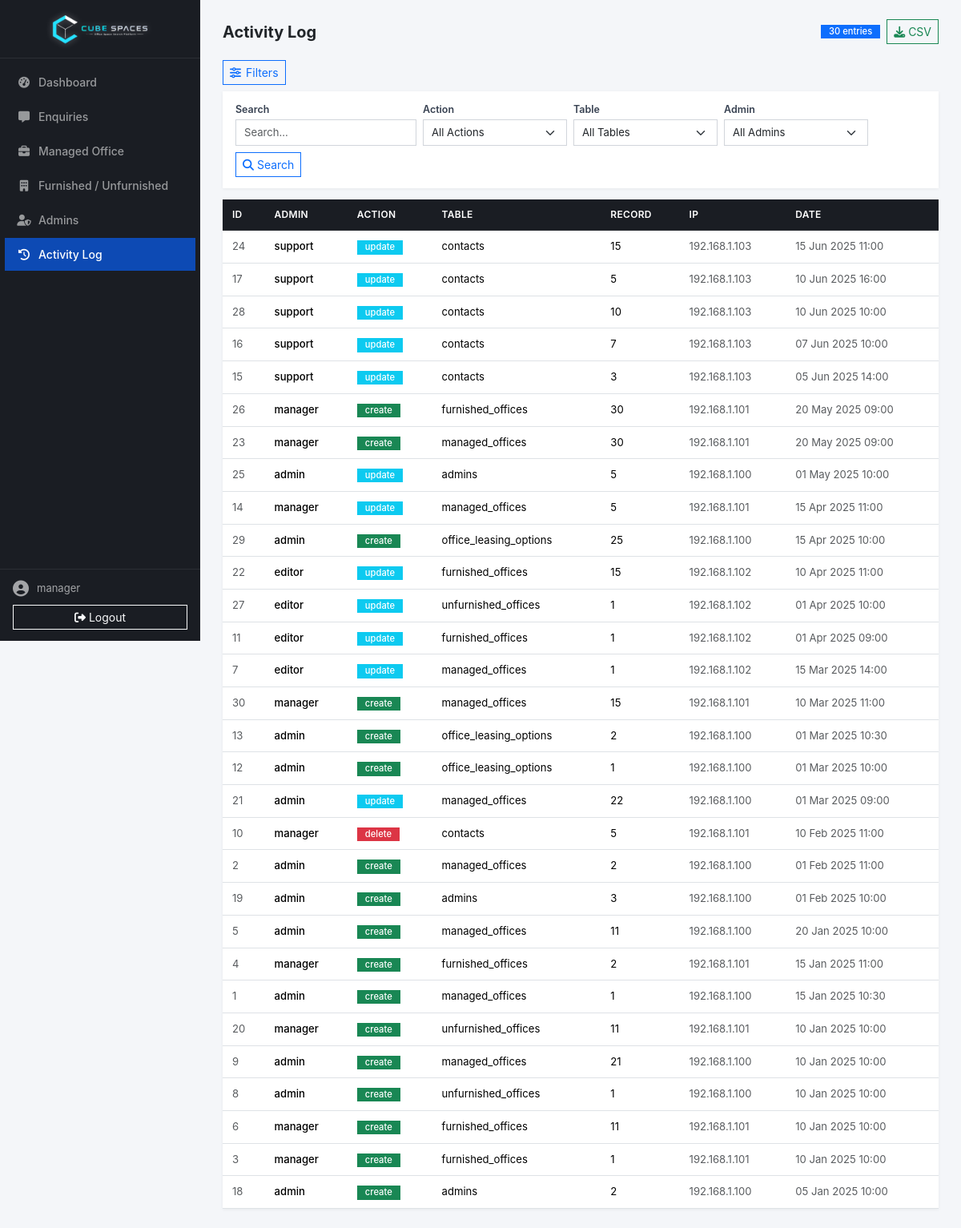
Screenshot of /admin/activity.php (signed in) with the database file from the repository.
### tables this page shows
CREATE TABLE IF NOT EXISTS `activity_log` (
  `id` int NOT NULL AUTO_INCREMENT PRIMARY KEY,
  `admin_id` int,
  `admin_username` varchar(100),
  `action` varchar(50),
  `table_name` varchar(100),
  `record_id` int,
  `details` json,
  `ip_address` varchar(50),
  `created_at` timestamp DEFAULT CURRENT_TIMESTAMP,
  KEY `admin_id` (`admin_id`),
  KEY `created_at` (`created_at`)
);

### admin/activity.php (the view, shortened to what this page needs)
<?php
require_once __DIR__ . '/layout.php';
$adminListPage = max(1, (int)($_GET['p'] ?? 1));
$adminPerPage = 50;
$adminOffset = ($adminListPage - 1) * $adminPerPage;
$search = trim($_GET['search'] ?? '');
$conditions = [];
$params = [];
$types = '';
$whereClause = !empty($conditions) ? ' WHERE ' . implode(' AND ', $conditions) : '';
$countSql = "SELECT COUNT(*) as cnt FROM activity_log$whereClause";
if (!empty($params)) {
    $countStmt = mysqli_prepare($conn, $countSql);
    mysqli_stmt_bind_param($countStmt, $types, ...$params);
    mysqli_stmt_execute($countStmt);
    $activityTotal = (int)mysqli_fetch_assoc(mysqli_stmt_get_result($countStmt))['cnt'];
    mysqli_stmt_close($countStmt);
} else {
    $activityTotal = (int)mysqli_fetch_assoc(mysqli_query($conn, $countSql))['cnt'];
}
$dataSql = "SELECT * FROM activity_log$whereClause ORDER BY created_at DESC LIMIT $adminPerPage OFFSET $adminOffset";
if (!empty($params)) {
    $dataStmt = mysqli_prepare($conn, $dataSql);
    if ($dataStmt) {
        mysqli_stmt_bind_param($dataStmt, $types, ...$params);
        mysqli_stmt_execute($dataStmt);
        $result = mysqli_stmt_get_result($dataStmt);
    } else {
        $result = false;
    }
} else {
    $result = mysqli_query($conn, $dataSql);
}
$exportUrl = 'activity.php?export=1';
?>
<div class="page-header">
    <h4>Activity Log</h4>
    <div class="d-flex align-items-center gap-2">
        <span class="badge bg-primary"><?= $activityTotal ?> entries</span>
        <a href="<?= $exportUrl ?>" class="btn btn-outline-success btn-sm" title="Export CSV"><i class="fa-solid fa-download"></i> CSV</a>
    </div>
</div>
<button class="btn btn-sm btn-outline-primary admin-filter-toggle mb-2" type="button" data-bs-toggle="collapse" data-bs-target="#activityFilters" aria-expanded="true">
    <i class="fa-solid fa-sliders-h"></i> Filters
</button>
<div class="collapse show admin-filter-section" id="activityFilters">
    <form method="get" class="d-flex flex-wrap gap-2">
        <div>
            <div class="filter-label">Search</div>
            <input type="search" name="search" class="form-control form-control-sm" placeholder="Search..." value="<?= htmlspecialchars($search) ?>">
        </div>
        <div>
            <div class="filter-label">Action</div>
            <select name="action" class="form-select form-select-sm" onchange="this.form.submit()">
                <option value="">All Actions</option>
            </select>
        </div>
        <div>
            <div class="filter-label">Table</div>
            <select name="table" class="form-select form-select-sm" onchange="this.form.submit()">
                <option value="">All Tables</option>
            </select>
        </div>
        <div>
            <div class="filter-label">Admin</div>
            <select name="admin" class="form-select form-select-sm" onchange="this.form.submit()">
                <option value="">All Admins</option>
            </select>
        </div>
        <div class="d-flex gap-2">
            <button type="submit" class="btn btn-sm btn-outline-primary"><i class="fa-solid fa-search"></i> Search</button>
        </div>
    </form>
</div>
<div class="admin-card">
    <div class="table-wrap">
        <div class="table-responsive">
            <table class="table table-hover align-middle mb-0 small">
                <thead>
                    <tr>
                        <th scope="col">ID</th><th scope="col">Admin</th><th scope="col">Action</th><th scope="col">Table</th><th scope="col">Record</th><th scope="col">IP</th><th scope="col">Date</th>
                    </tr>
                </thead>
                <tbody>
                    <?php if ($result && mysqli_num_rows($result) > 0): ?>
                    <?php while ($row = mysqli_fetch_assoc($result)): ?>
                    <tr>
                        <td class="text-muted"><?= $row['id'] ?></td>
                        <td class="fw-medium"><?= htmlspecialchars($row['admin_username']) ?></td>
                        <td><span class="badge bg-<?= $row['action'] === 'delete' ? 'danger' : ($row['action'] === 'create' ? 'success' : 'info') ?>"><?= htmlspecialchars($row['action']) ?></span></td>
                        <td><?= htmlspecialchars($row['table_name'] ?? '—') ?></td>
                        <td><?= $row['record_id'] ?? '—' ?></td>
                        <td class="text-muted"><?= htmlspecialchars($row['ip_address'] ?? '—') ?></td>
                        <td class="text-muted"><?= date('d M Y H:i', strtotime($row['created_at'])) ?></td>
                    </tr>
                    <?php endwhile; ?>
                    <?php else: ?>
                    <tr><td colspan="7" class="text-center text-muted py-4">No activity found.</td></tr>
                    <?php endif; ?>
                </tbody>
            </table>
        </div>
    </div>
</div>
<?php require_once __DIR__ . '/footer.php'; ?>

### assets/css/admin.css (style rules this page uses)
* { border-radius: 0 !important; }
:root { --admin-sidebar-width: 250px; --admin-primary: #0d4ab4; --admin-primary-dark: #083891; --admin-bg: #f4f6f9; --admin-card-shadow: 0 1px 4px rgba(0,0,0,0.06); }
body { font-family: 'Inter', sans-serif; background: var(--admin-bg); padding-top: 0; -webkit-font-smoothing: antialiased; }
.page-header { display: flex; justify-content: space-between; align-items: center; margin-bottom: 20px; }
.page-header h4 { font-weight: 700; margin-bottom: 0; font-size: 1.25rem; }
.admin-filter-section { background: #fff; padding: 14px 16px; box-shadow: var(--admin-card-shadow); margin-bottom: 14px; }
.admin-filter-section .form-control-sm, .admin-filter-section .form-select-sm { min-width: 180px; }
.admin-filter-section .d-flex.gap-2 .btn { white-space: nowrap; }
.admin-filter-toggle { display: inline-flex; align-items: center; gap: 6px; cursor: pointer; }
.filter-label { font-size: 0.78rem; font-weight: 600; color: #374151; margin-bottom: 2px; }
.admin-card { border: none; box-shadow: var(--admin-card-shadow); background: #fff; }
.table-wrap { padding: 0; }
.table-wrap .table { margin-bottom: 0; }
.table-wrap .table th { background: #1a1d23; color: #fff; font-weight: 600; font-size: 0.75rem; text-transform: uppercase; letter-spacing: 0.3px; padding: 10px 12px; border-color: rgba(255,255,255,0.08); }
.table-wrap .table td { padding: 10px 12px; font-size: 0.82rem; vertical-align: middle; }
.form-control-sm, .form-select-sm { font-size: 0.82rem; padding: 6px 10px; border-color: #d1d5db; }
.badge { font-weight: 500; font-size: 0.7rem; padding: 3px 10px; }

### rows the page displays
activity_log: id "24", admin_username "support", action "update", table_name "contacts", record "15", ip_address "192.168.1.103", created_at "15 Jun 2025 11:00"
activity_log: id "17", admin_username "support", action "update", table_name "contacts", record "5", ip_address "192.168.1.103", created_at "10 Jun 2025 16:00"
activity_log: id "28", admin_username "support", action "update", table_name "contacts", record "10", ip_address "192.168.1.103", created_at "10 Jun 2025 10:00"
activity_log: id "16", admin_username "support", action "update", table_name "contacts", record "7", ip_address "192.168.1.103", created_at "07 Jun 2025 10:00"
activity_log: id "15", admin_username "support", action "update", table_name "contacts", record "3", ip_address "192.168.1.103", created_at "05 Jun 2025 14:00"
activity_log: id "26", admin_username "manager", action "create", table_name "furnished_offices", record "30", ip_address "192.168.1.101", created_at "20 May 2025 09:00"
activity_log: id "23", admin_username "manager", action "create", table_name "managed_offices", record "30", ip_address "192.168.1.101", created_at "20 May 2025 09:00"
activity_log: id "25", admin_username "admin", action "update", table_name "admins", record "5", ip_address "192.168.1.100", created_at "01 May 2025 10:00"
activity_log: id "14", admin_username "manager", action "update", table_name "managed_offices", record "5", ip_address "192.168.1.101", created_at "15 Apr 2025 11:00"
activity_log: id "29", admin_username "admin", action "create", table_name "office_leasing_options", record "25", ip_address "192.168.1.100", created_at "15 Apr 2025 10:00"
activity_log: id "22", admin_username "editor", action "update", table_name "furnished_offices", record "15", ip_address "192.168.1.102", created_at "10 Apr 2025 11:00"
activity_log: id "27", admin_username "editor", action "update", table_name "unfurnished_offices", record "1", ip_address "192.168.1.102", created_at "01 Apr 2025 10:00"
activity_log: id "11", admin_username "editor", action "update", table_name "furnished_offices", record "1", ip_address "192.168.1.102", created_at "01 Apr 2025 09:00"
activity_log: id "7", admin_username "editor", action "update", table_name "managed_offices", record "1", ip_address "192.168.1.102", created_at "15 Mar 2025 14:00"
activity_log: id "30", admin_username "manager", action "create", table_name "managed_offices", record "15", ip_address "192.168.1.101", created_at "10 Mar 2025 11:00"
activity_log: id "13", admin_username "admin", action "create", table_name "office_leasing_options", record "2", ip_address "192.168.1.100", created_at "01 Mar 2025 10:30"
activity_log: id "12", admin_username "admin", action "create", table_name "office_leasing_options", record "1", ip_address "192.168.1.100", created_at "01 Mar 2025 10:00"
activity_log: id "21", admin_username "admin", action "update", table_name "managed_offices", record "22", ip_address "192.168.1.100", created_at "01 Mar 2025 09:00"
activity_log: id "10", admin_username "manager", action "delete", table_name "contacts", record "5", ip_address "192.168.1.101", created_at "10 Feb 2025 11:00"
activity_log: id "2", admin_username "admin", action "create", table_name "managed_offices", record "2", ip_address "192.168.1.100", created_at "01 Feb 2025 11:00"
activity_log: id "19", admin_username "admin", action "create", table_name "admins", record "3", ip_address "192.168.1.100", created_at "01 Feb 2025 10:00"
activity_log: id "5", admin_username "admin", action "create", table_name "managed_offices", record "11", ip_address "192.168.1.100", created_at "20 Jan 2025 10:00"
activity_log: id "4", admin_username "manager", action "create", table_name "furnished_offices", record "2", ip_address "192.168.1.101", created_at "15 Jan 2025 11:00"
activity_log: id "1", admin_username "admin", action "create", table_name "managed_offices", record "1", ip_address "192.168.1.100", created_at "15 Jan 2025 10:30"
activity_log: id "20", admin_username "manager", action "create", table_name "unfurnished_offices", record "11", ip_address "192.168.1.101", created_at "10 Jan 2025 10:00"
activity_log: id "9", admin_username "admin", action "create", table_name "managed_offices", record "21", ip_address "192.168.1.100", created_at "10 Jan 2025 10:00"
activity_log: id "8", admin_username "admin", action "create", table_name "unfurnished_offices", record "1", ip_address "192.168.1.100", created_at "10 Jan 2025 10:00"
activity_log: id "6", admin_username "manager", action "create", table_name "furnished_offices", record "11", ip_address "192.168.1.101", created_at "10 Jan 2025 10:00"
activity_log: id "3", admin_username "manager", action "create", table_name "furnished_offices", record "1", ip_address "192.168.1.101", created_at "10 Jan 2025 10:00"
activity_log: id "18", admin_username "admin", action "create", table_name "admins", record "2", ip_address "192.168.1.100", created_at "05 Jan 2025 10:00"

### other values shown
$adminUser "manager"
$activityTotal "30"
